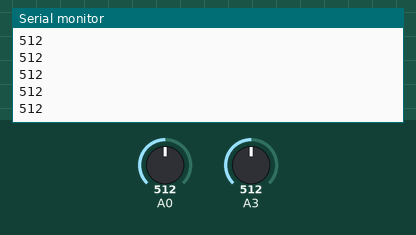
Recording of a sketch running on a simulated Arduino Uno, built with avr-gcc and run on an emulated ATmega328P. Shown: the last lines printed to the serial monitor. Inputs (shaded band) come from the test bench; at power-on: A0 = 512, A3 = 512.

Above: at 1.2 s.
1.3 s: A0 set to 716
At 1.31 s:
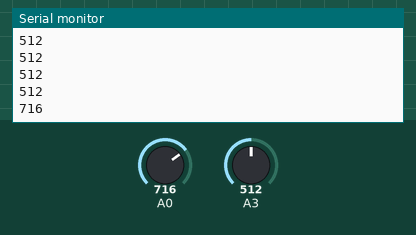
2.8 s: A0 set to 900
At 2.82 s:
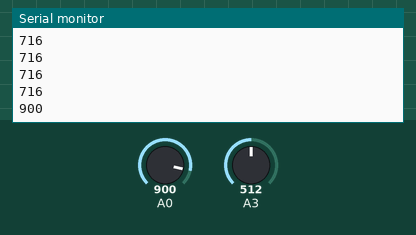
Timing chart, 0 to 5.8 s (numbered marks = the images above; inputs shaded):
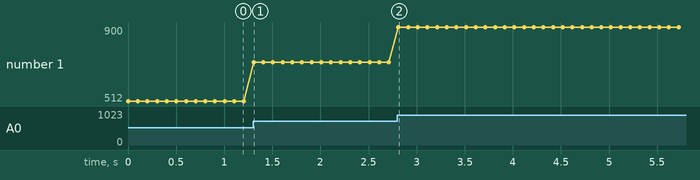

Measured:
- after the input at 1.3 s, the serial monitor: prints a new line at once (image 1)
- after the input at 2.8 s, the serial monitor: prints a new line at once (image 2)
- plotted number 1: 512 → 716 after the input at 1.3 s, 716 → 900 after the input at 2.8 s

The sketch:

ArduinoLightSensor.ino
```cpp
void setup() {
  // initialize serial communication at 9600 bits per second:
  Serial.begin(9600);
  pinMode(A0, INPUT);
}

// the loop routine runs over and over again forever:
void loop() {
  // read the input on analog pin 0:
  int sensorValue = analogRead(A3);
  int light = analogRead(A0);
  Serial.println(light);
  delay(100);        // delay in between reads for stability
}
```
